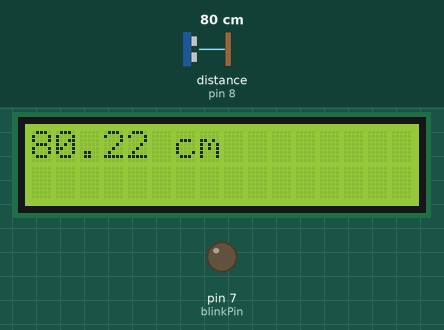
This sketch was run on a simulated Arduino Uno, built with avr-gcc and run on an emulated ATmega328P. Parts: 16×2 character LCD, output pins drawn as LEDs (lit = HIGH). Dashed ring = blinking. The test bench sets the inputs (shaded band); at power-on: distance to the obstacle (sensor on pin 8) 80 cm. The echo pulse lasts 58.3 µs per cm.

Above: at 0.55 s.
1.3 s: distance to the obstacle (sensor on pin 8) set to 4 cm
At 2.14 s:
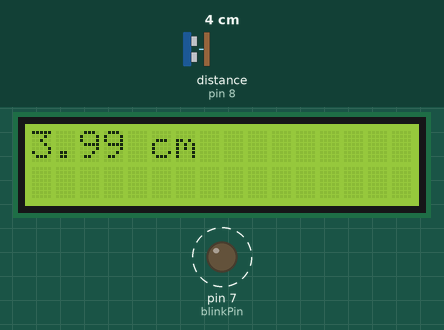
3.1 s: distance to the obstacle (sensor on pin 8) set to 2 cm
At 4.5 s:
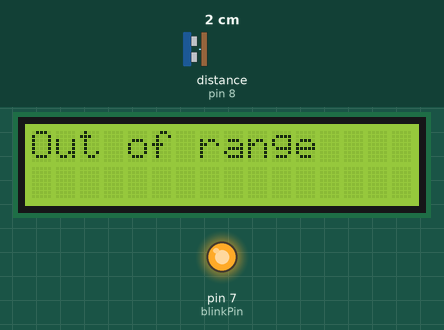
6.1 s: distance to the obstacle (sensor on pin 8) set to 9 cm
At 6.87 s:
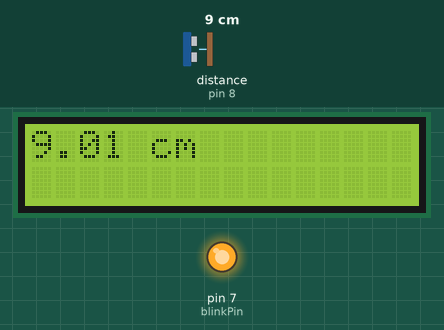
7.9 s: distance to the obstacle (sensor on pin 8) set to 120 cm
At 9.5 s:
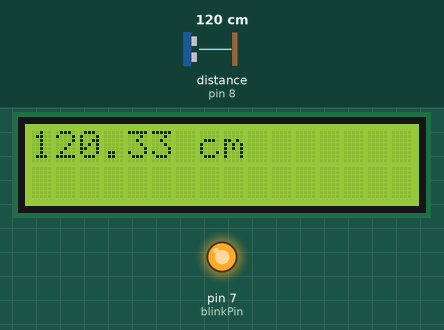
Timing chart, 0 to 15.6 s (numbered marks = the images above; inputs shaded):
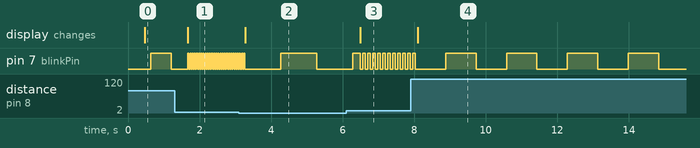

Measured:
- the behaviour switches between 3 and 2 cm on distance to the obstacle (sensor on pin 8) (found by bisection; images 1 and 2)
- after the input at 1.3 s, the display: changes after 0.37 s (image 1)
- after the input at 3.1 s, the display: changes after 0.18 s (image 2)
- after the input at 6.1 s, the display: changes after 0.39 s (image 3)
- after the input at 7.9 s, the display: changes after 0.19 s (image 4)
- by itself, pin 7 (blinkPin): repeats every 1.7 s: LOW 0.85 s, HIGH 0.85 s

The sketch:

c-HC-SR04_w_Crystal_Display_-_Warning_LED_-_New_Ping_Library.ino
```cpp
// work in progress, trying to combine infrared

#include <LiquidCrystal.h>
#include <IRremote.h>
#include <MsTimer2.h>
#include <NewPing.h>

#define trigPin 10
#define echoPin 8

#define RECV_PIN 6	//

#define TRIGGER_PIN  10
#define ECHO_PIN     8
#define MAX_DISTANCE 400

/* Crystal Display hookup
 * The circuit:
 * LCD RS pin to digital pin 12
 * LCD Enable pin to digital pin 11
 * LCD D4 pin to digital pin 5
 * LCD D5 pin to digital pin 4
 * LCD D6 pin to digital pin 3
 * LCD D7 pin to digital pin 2
 * LCD R/W pin to ground
 * 10K potentiometer:
 * ends to +5V and ground
 * wiper to LCD VO pin
 */

LiquidCrystal lcd(12, 11, 5, 4, 3, 2);
int checkLed = 10;		// How many ms to load into Timer2
const int blinkPin = 7;		// warning led connected to this led
int blinkRate = 1000;    // start with led on and off for 1 sec
long time;
long lasttime;
long lastping;
IRsend irsend;
IRrecv irrecv(RECV_PIN);
decode_results IRcodereceived;
NewPing sonar(TRIGGER_PIN, ECHO_PIN, MAX_DISTANCE);
float duration, distance;

void setup()
{
	Serial.begin(9600);
	irrecv.enableIRIn(); // Start the receiver

	lcd.begin(16, 2);	// start LCD display

	pinMode(trigPin, OUTPUT); 	// Setup digital pins
	pinMode(echoPin, INPUT);
	pinMode(blinkPin, OUTPUT);
	pinMode(RECV_PIN, INPUT);

	MsTimer2::set(checkLed, blink);
	MsTimer2::start();
	lasttime = millis();
	time = lasttime;
	lastping = lasttime;

	// testing IR send led
	// irsend.enableIROut(38);
//irsend.mark(0);
}

void loop()
{
	char incomingByte;
	update_sonar();
/*	if (irrecv.decode(&IRcodereceived))
	{
		irrecv.resume(); // Receive the next value
		delay(200);
	}
*/
	if (Serial.available() > 0)
	{
		// read the incoming byte:
		incomingByte = Serial.read();
		switch (incomingByte)
		{
			case 'a':
				for (int i = 0; i < 3; i++)
				{
					Serial.println("Sending IR Code");
					irsend.sendRaw(0x6106C03F, 32, 38); // Sony TV power code

					delay(100);
				}
		}
		// say what you got:
		Serial.print("I received: ");
		Serial.println(incomingByte);
	}

}
void update_lcd()
{
	lcd.clear();  // prepare to write new message
	if (distance >= MAX_DISTANCE || distance <= 2)
	{
		lcd.println("Out of range");
		blinkRate = 1000;     // reset the blink rate of the led
	}
	else
	{
		lcd.print(distance);
		lcd.print(" cm");
		blinkRate =  7 * distance;  // as distance decreases decrease the time led is on/off, thus increasing it's rate
	}
/*	lcd.setCursor(0, 1); // bottom left

	lcd.print("IR Code = ");
	lcd.print(IRcodereceived.value, HEX);*/
}
void update_sonar()
{

	time = millis();
	if ((time - lastping) > 400)
	{
		lastping = time;
		int uS = sonar.ping();
		distance = (uS / 2) * 0.0344;

		// convert distance to inches
		// distance = distance / 2.54;
		update_lcd();
	}
}

/* Interrupt service routing called by Timer2, toggle LED
 * Rate increases as object draws closer
 */

void blink()
{
	static boolean blinkLed;

	time = millis();

	if ((time - lasttime) > blinkRate)  // is it time to toggle LED?
	{
		blinkLed = !blinkLed;
		digitalWrite(blinkPin, blinkLed);
		lasttime = time;
	}
}
```
